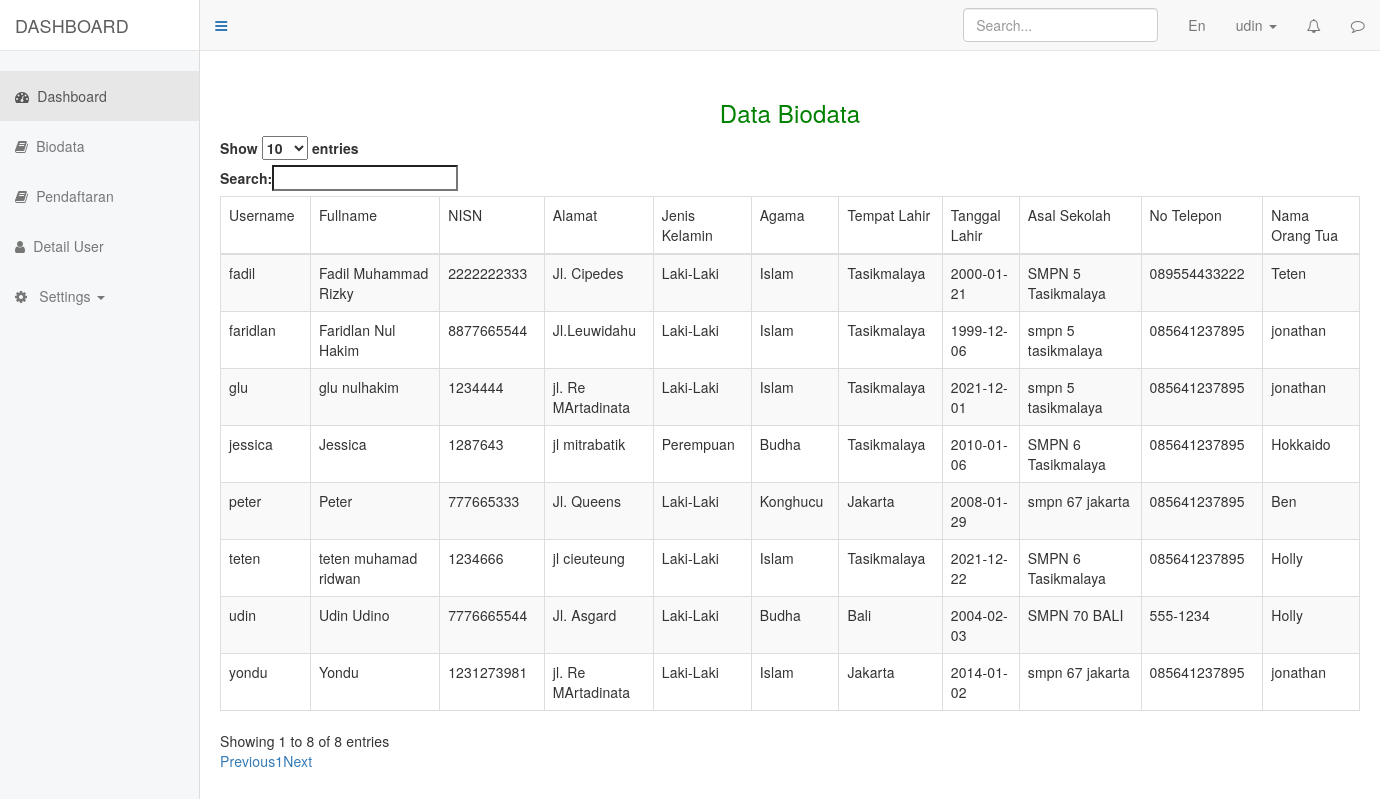
The page /admin/index.php?page=biodata (signed in) on the database its author committed.
### tables this page shows
CREATE TABLE `biodata` (
  `id_biodata` int(11) NOT NULL,
  `fullname` varchar(100) NOT NULL,
  `nisn` varchar(50) NOT NULL,
  `alamat` varchar(150) NOT NULL,
  `jenis_kelamin` enum('Laki-Laki','Perempuan') NOT NULL,
  `agama` enum('Islam','Kristen','Katholik','Hindu','Budha','Konghucu') NOT NULL,
  `tempat_lahir` varchar(100) NOT NULL,
  `tgl_lahir` date NOT NULL,
  `asal_sekolah` varchar(30) NOT NULL,
  `no_telp` varchar(15) NOT NULL,
  `nama_ortu` varchar(100) NOT NULL,
  `user_id` int(11) NOT NULL
);

CREATE TABLE `users` (
  `id_user` int(11) NOT NULL,
  `username` varchar(100) NOT NULL,
  `email` varchar(150) NOT NULL,
  `password` varchar(255) NOT NULL,
  `image` varchar(100) NOT NULL DEFAULT 'default.png',
  `level_id` int(11) NOT NULL DEFAULT 2
);

### controllers/functions.php (called while the page is built, shortened)
<?php
$conn = mysqli_connect("localhost", "root", "", "psb_online_9");
function query($query)
{
  global $conn;
  $result = mysqli_query($conn, $query);
  $rows = [];
  while ($row = mysqli_fetch_assoc($result)) {
    $rows[] = $row;
  }
  return  $rows;
}

### admin/views/biodata.php (the view, shortened to what this page needs)
<?php
$biodata = query("SELECT b.fullname, b.nisn, b.alamat, b.jenis_kelamin, b.agama, b.tempat_lahir, b.tgl_lahir,
                  b.asal_sekolah, b.no_telp, b.nama_ortu, u.username
                  FROM biodata as b
                  INNER JOIN users as u ON b.user_id = u.id_user
                ");
?>
<link rel="stylesheet" href="https://maxcdn.bootstrapcdn.com/bootstrap/3.3.7/css/bootstrap.min.css">
<link rel="stylesheet" href="https://cdn.datatables.net/1.11.3/css/dataTables.bootstrap.min.css">
<div class="blank"></div>
<div class="container">
  <div class="row header" style="text-align:center;color:green">
    <h3>Data Biodata</h3>
  </div>
  <table id="example" class="table table-striped table-bordered" style="width:100%">
    <thead>
      <tr>
        <td>Username</td>
        <td>Fullname</td>
        <td>NISN</td>
        <td>Alamat</td>
        <td>Jenis Kelamin</td>
        <td>Agama</td>
        <td>Tempat Lahir</td>
        <td>Tanggal Lahir</td>
        <td>Asal Sekolah</td>
        <td>No Telepon</td>
        <td>Nama Orang Tua</td>
      </tr>
    </thead>
    <tbody>
      <?php foreach ($biodata as $row) : ?>
        <tr>
          <td><?= $row['username'] ?></td>
          <td><?= $row['fullname'] ?></td>
          <td><?= $row['nisn'] ?></td>
          <td><?= $row['alamat'] ?></td>
          <td><?= $row['jenis_kelamin'] ?></td>
          <td><?= $row['agama'] ?></td>
          <td><?= $row['tempat_lahir'] ?></td>
          <td><?= $row['tgl_lahir'] ?></td>
          <td><?= $row['asal_sekolah'] ?></td>
          <td><?= $row['no_telp'] ?></td>
          <td><?= $row['nama_ortu'] ?></td>
        </tr>
      <?php endforeach ?>
    </tbody>
  </table>
</div>

### admin/style.css (style rules this page uses)
body { margin-top: 50px; background-color: #fff; font-family: Arial, sans-serif; font-size: 14px; letter-spacing: 0.01em; color: #39464e; }

### admin/views/biodata.php (style rules this page uses)
.blank { height: 80px; width: 100%; }

### rows shown on the page
biodata: user.username "udin", fullname "Udin Udino", nisn "7776665544", alamat "Jl. Asgard", jenis_kelamin "Laki-Laki", agama "Budha", tempat_lahir "Bali", tgl_lahir "2004-02-03", asal_sekolah "SMPN 70 BALI", no_telp "555-1234", nama_ortu "Holly"
biodata: user.username "jessica", fullname "Jessica", nisn "1287643", alamat "jl mitrabatik", jenis_kelamin "Perempuan", agama "Budha", tempat_lahir "Tasikmalaya", tgl_lahir "2010-01-06", asal_sekolah "SMPN 6 Tasikmalaya", no_telp "085641237895", nama_ortu "Hokkaido"
biodata: user.username "yondu", fullname "Yondu", nisn "1231273981", alamat "jl. Re MArtadinata", jenis_kelamin "Laki-Laki", agama "Islam", tempat_lahir "Jakarta", tgl_lahir "2014-01-02", asal_sekolah "smpn 67 jakarta", no_telp "085641237895", nama_ortu "jonathan"
biodata: user.username "peter", fullname "Peter", nisn "777665333", alamat "Jl. Queens", jenis_kelamin "Laki-Laki", agama "Konghucu", tempat_lahir "Jakarta", tgl_lahir "2008-01-29", asal_sekolah "smpn 67 jakarta", no_telp "085641237895", nama_ortu "Ben"
biodata: user.username "faridlan", fullname "Faridlan Nul Hakim", nisn "8877665544", alamat "Jl.Leuwidahu", jenis_kelamin "Laki-Laki", agama "Islam", tempat_lahir "Tasikmalaya", tgl_lahir "1999-12-06", asal_sekolah "smpn 5 tasikmalaya", no_telp "085641237895", nama_ortu "jonathan"
biodata: user.username "glu", fullname "glu nulhakim", nisn "1234444", alamat "jl. Re MArtadinata", jenis_kelamin "Laki-Laki", agama "Islam", tempat_lahir "Tasikmalaya", tgl_lahir "2021-12-01", asal_sekolah "smpn 5 tasikmalaya", no_telp "085641237895", nama_ortu "jonathan"
biodata: user.username "fadil", fullname "Fadil Muhammad Rizky", nisn "2222222333", alamat "Jl. Cipedes", jenis_kelamin "Laki-Laki", agama "Islam", tempat_lahir "Tasikmalaya", tgl_lahir "2000-01-21", asal_sekolah "SMPN 5 Tasikmalaya", no_telp "089554433222", nama_ortu "Teten"
biodata: user.username "teten", fullname "teten muhamad ridwan", nisn "1234666", alamat "jl cieuteung", jenis_kelamin "Laki-Laki", agama "Islam", tempat_lahir "Tasikmalaya", tgl_lahir "2021-12-22", asal_sekolah "SMPN 6 Tasikmalaya", no_telp "085641237895", nama_ortu "Holly"

### other values the page prints
$_SESSION['username'] "udin"
